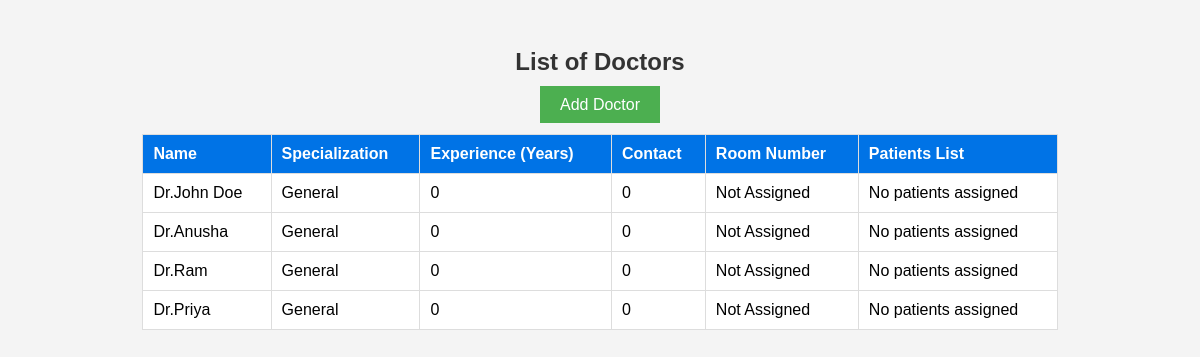
/doctor/, run on an earlier commit of the app's database.
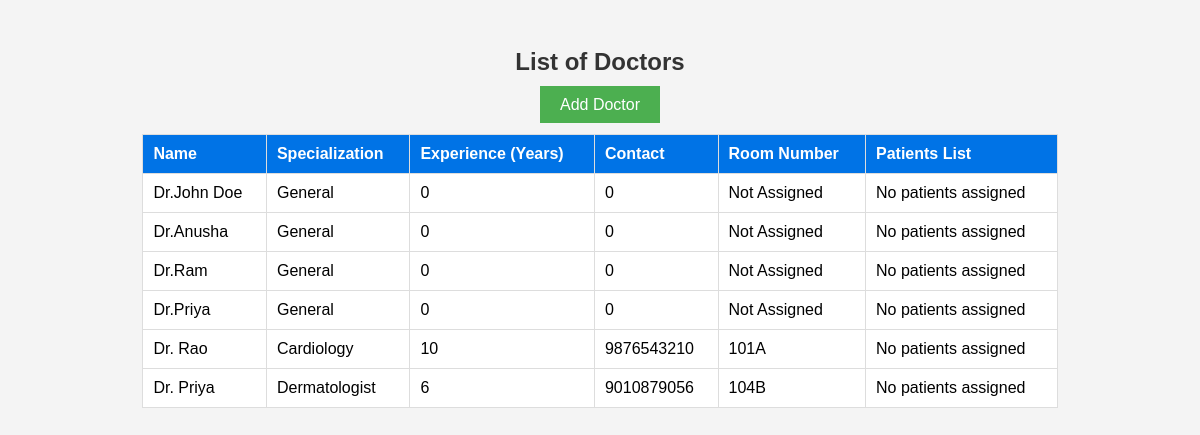
And on a later commit of the database.
### hospital_app/models.py (models this page shows, shortened)
class Doctor(models.Model):
    name = models.CharField(max_length=100)
    specialization = models.CharField(max_length=100, default="General")
    experience = models.IntegerField(default=0)
    contact = models.CharField(max_length=15, default="Not Provided")
    room_number = models.CharField(max_length=10, default="Not Assigned")

### hospital_app/views.py (the view)
# urls.py: path('doctor/', doctor_list, name='doctor_list'),
def doctor_list(request):
    doctors = Doctor.objects.all()  # Retrieve all doctors
    return render(request, 'hospital_app/doctor_list.html', {'doctors': doctors})

### hospital_app/templates/hospital_app/doctor_list.html (shortened to what this page needs)
{% load static %}
<!DOCTYPE html>
<html lang="en">
<head>
</head>
<body>
    <h2>List of Doctors</h2>
    <a href="{% url 'add_doctor' %}" class="button">Add Doctor</a>
    <table>
        <tr>
            <th>Name</th>
            <th>Specialization</th>
            <th>Experience (Years)</th>
            <th>Contact</th>
            <th>Room Number</th>
            <th>Patients List</th>
        </tr>
        {% for doctor in doctors %}
        <tr>
            <td>{{ doctor.name }}</td>
            <td>{{ doctor.specialization }}</td>
            <td>{{ doctor.experience }}</td>
            <td>{{ doctor.contact }}</td>
            <td>{{ doctor.room_number }}</td>
            <td>
                {% if doctor.patients.all %}
                    <ul>
                        {% for patient in doctor.patients.all %}
                            <li>{{ patient.name }}</li>
                        {% endfor %}
                    </ul>
                {% else %}
                    No patients assigned
                {% endif %}
            </td>
        </tr>
        {% empty %}
        <tr>
            <td colspan="6">No doctors found.</td>
        </tr>
        {% endfor %}
    </table>
</body>
</html>

What changed in the data, as far as the page shows it:
added Doctor: name "Dr. Rao", specialization "Cardiology", experience "10", contact "9876543210", room_number "101A"
added Doctor: name "Dr. Priya", specialization "Dermatologist", experience "6", contact "9010879056", room_number "104B"
